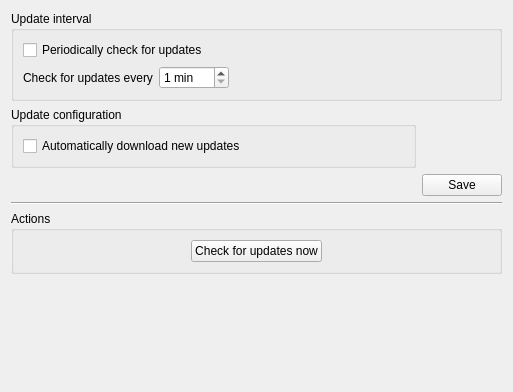
<?xml version="1.0" encoding="UTF-8"?>
<ui version="4.0">
 <class>ThandyConfiguration</class>
 <widget class="QWidget" name="ThandyConfiguration">
  <property name="geometry">
   <rect>
    <x>0</x>
    <y>0</y>
    <width>513</width>
    <height>392</height>
   </rect>
  </property>
  <property name="windowTitle">
   <string>Form</string>
  </property>
  <layout class="QGridLayout" name="gridLayout">
   <item row="7" column="1">
    <spacer name="verticalSpacer">
     <property name="orientation">
      <enum>Qt::Vertical</enum>
     </property>
     <property name="sizeHint" stdset="0">
      <size>
       <width>20</width>
       <height>40</height>
      </size>
     </property>
    </spacer>
   </item>
   <item row="3" column="1">
    <widget class="QPushButton" name="btnSave">
     <property name="text">
      <string>Save</string>
     </property>
    </widget>
   </item>
   <item row="3" column="0">
    <spacer name="horizontalSpacer_2">
     <property name="orientation">
      <enum>Qt::Horizontal</enum>
     </property>
     <property name="sizeHint" stdset="0">
      <size>
       <width>40</width>
       <height>20</height>
      </size>
     </property>
    </spacer>
   </item>
   <item row="0" column="0" colspan="2">
    <widget class="QGroupBox" name="grpInterval">
     <property name="title">
      <string>Update interval</string>
     </property>
     <layout class="QGridLayout" name="gridLayout_2">
      <item row="1" column="0">
       <widget class="QLabel" name="lblCheck">
        <property name="text">
         <string>Check for updates every</string>
        </property>
       </widget>
      </item>
      <item row="1" column="1">
       <widget class="QSpinBox" name="spnMin">
        <property name="suffix">
         <string> min</string>
        </property>
        <property name="prefix">
         <string/>
        </property>
        <property name="minimum">
         <number>1</number>
        </property>
        <property name="maximum">
         <number>120</number>
        </property>
       </widget>
      </item>
      <item row="1" column="2">
       <spacer name="horizontalSpacer">
        <property name="orientation">
         <enum>Qt::Horizontal</enum>
        </property>
        <property name="sizeHint" stdset="0">
         <size>
          <width>40</width>
          <height>20</height>
         </size>
        </property>
       </spacer>
      </item>
      <item row="0" column="0" colspan="3">
       <widget class="QCheckBox" name="chkPeriodicallyCheck">
        <property name="text">
         <string>Periodically check for updates</string>
        </property>
       </widget>
      </item>
     </layout>
    </widget>
   </item>
   <item row="1" column="0">
    <widget class="QGroupBox" name="grpUpdate">
     <property name="title">
      <string>Update configuration</string>
     </property>
     <layout class="QGridLayout" name="gridLayout_3">
      <item row="0" column="0">
       <widget class="QCheckBox" name="chkDownload">
        <property name="text">
         <string>Automatically download new updates</string>
        </property>
       </widget>
      </item>
     </layout>
    </widget>
   </item>
   <item row="5" column="0" colspan="2">
    <widget class="QGroupBox" name="grpActions">
     <property name="title">
      <string>Actions</string>
     </property>
     <layout class="QGridLayout" name="gridLayout_4">
      <item row="0" column="1">
       <widget class="QPushButton" name="btnCheck">
        <property name="text">
         <string>Check for updates now</string>
        </property>
       </widget>
      </item>
      <item row="0" column="0">
       <spacer name="horizontalSpacer_3">
        <property name="orientation">
         <enum>Qt::Horizontal</enum>
        </property>
        <property name="sizeHint" stdset="0">
         <size>
          <width>40</width>
          <height>20</height>
         </size>
        </property>
       </spacer>
      </item>
      <item row="0" column="2">
       <spacer name="horizontalSpacer_4">
        <property name="orientation">
         <enum>Qt::Horizontal</enum>
        </property>
        <property name="sizeHint" stdset="0">
         <size>
          <width>40</width>
          <height>20</height>
         </size>
        </property>
       </spacer>
      </item>
     </layout>
    </widget>
   </item>
   <item row="4" column="0" colspan="2">
    <widget class="Line" name="line">
     <property name="orientation">
      <enum>Qt::Horizontal</enum>
     </property>
    </widget>
   </item>
  </layout>
 </widget>
 <resources/>
 <connections/>
</ui>
